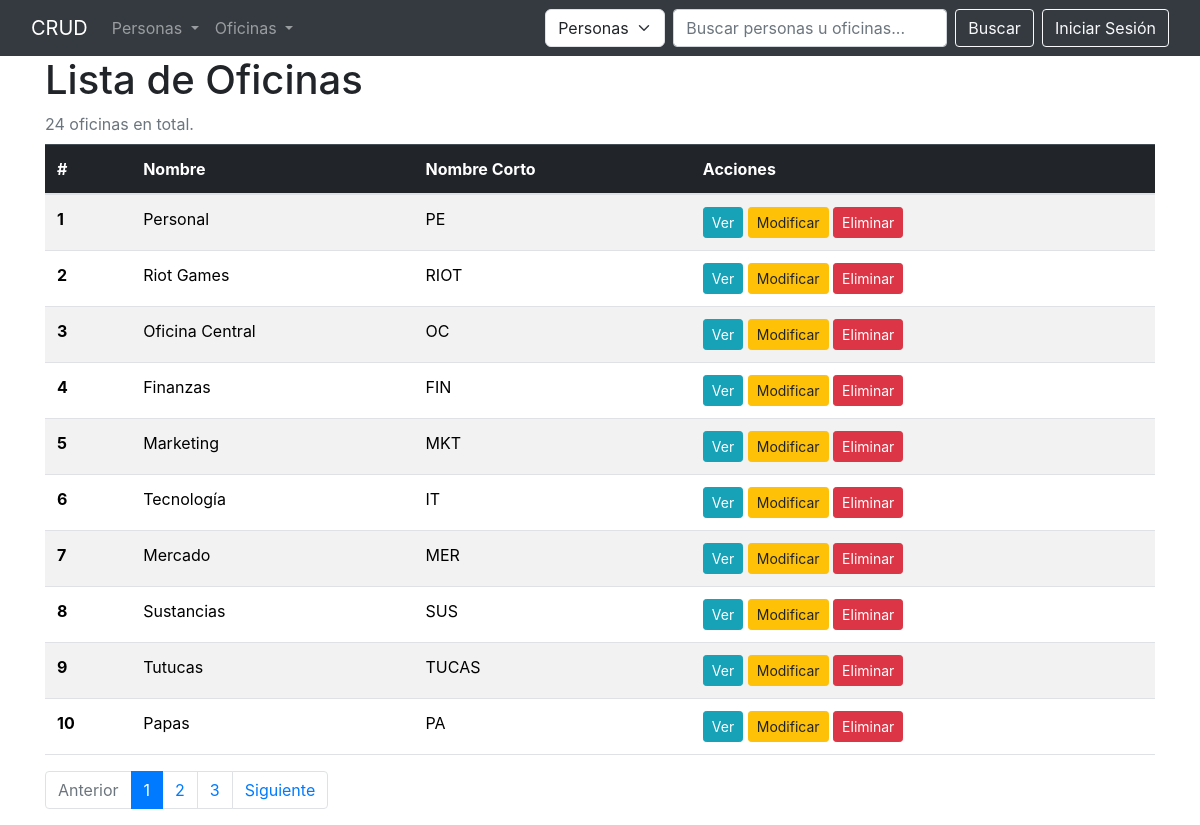
The app's page /oficina/lista/, older data.
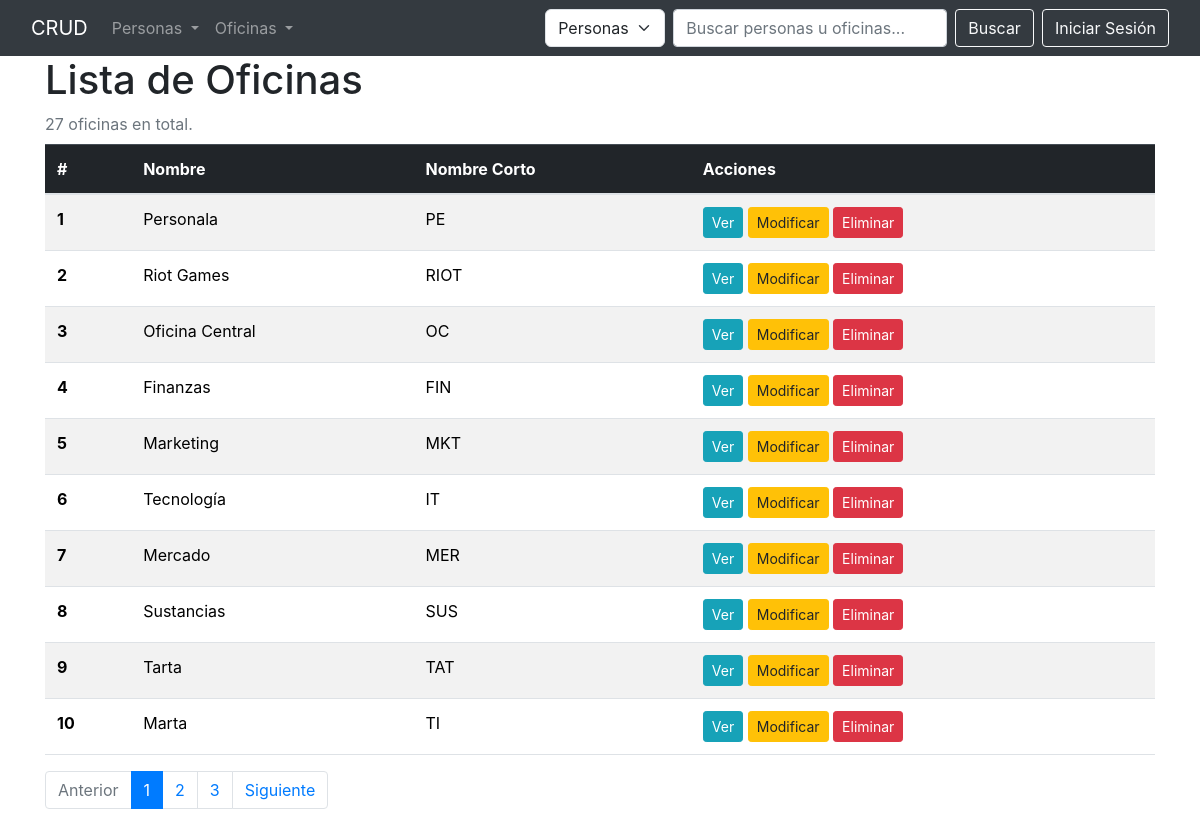
The same page, newer data.
### oficina/models.py (models this page shows, shortened)
class Oficina(models.Model):
    nombre = models.CharField(max_length=50,unique=True)
    nombre_corto = models.CharField(max_length=10,unique=True,
     help_text="Nombre corto de la oficina (ADM, JAS,MARK, etc)"
    ,validators = [Validacion_nombre_corto])
    class Meta:
        verbose_name = 'Oficina'
        verbose_name_plural = 'Oficinas'

### oficina/views.py (the view)
class OficinaListView(ListView):
    model = Oficina
    template_name = "oficina/lista.html"
    context_object_name = "oficinas"
    paginate_by = 10

### templates/oficina/lista.html
{% extends 'base.html' %}
{% block content %}
<h1>Lista de Oficinas</h1>
<p class="mb-2 text-muted">
    {{ page_obj.paginator.count }} oficinas en total.
</p>
<div class="table-responsive">
  <table class="table table-striped">
    <thead class="table-dark">
      <tr>
        <th scope="col">#</th>
        <th scope="col">Nombre</th>
        <th scope="col">Nombre Corto</th>
        <th scope="col">Acciones</th>
      </tr>
    </thead>
    <tbody>
      {% for oficina in oficinas %}
        <tr>
          <th scope="row">{{ forloop.counter0|add:page_obj.start_index }}</th>
          <td>{{ oficina.nombre }}</td>
          <td>{{ oficina.nombre_corto }}</td>
          <td>
            <a href="{% url 'oficina:detalle' oficina.pk %}" class="btn btn-info btn-sm">Ver</a>
            <a href="{% url 'oficina:actualizar' oficina.pk %}" class="btn btn-warning btn-sm">Modificar</a>
            <a href="{% url 'oficina:eliminar' oficina.pk %}" class="btn btn-danger btn-sm">Eliminar</a>
          </td>
        </tr>
      {% endfor %}
    </tbody>
  </table>
</div>
<div class="pagination">
  {% include 'paginator.html' %}
</div>
{% endblock content %}

Row changes from the older to the newer data that the page shows:
removed Oficina: nombre "Tutucas", nombre_corto "TUCAS"
removed Oficina: nombre "Papas", nombre_corto "PA"
changed Oficina "PE": nombre "Personal" → "Personala"
now on this page (row unchanged): Oficina: nombre "Tarta", nombre_corto "TAT"
now on this page (row unchanged): Oficina: nombre "Marta", nombre_corto "TI"
Text that changed along with them:
{{ page_obj.paginator.count }}: "24" → "27"
